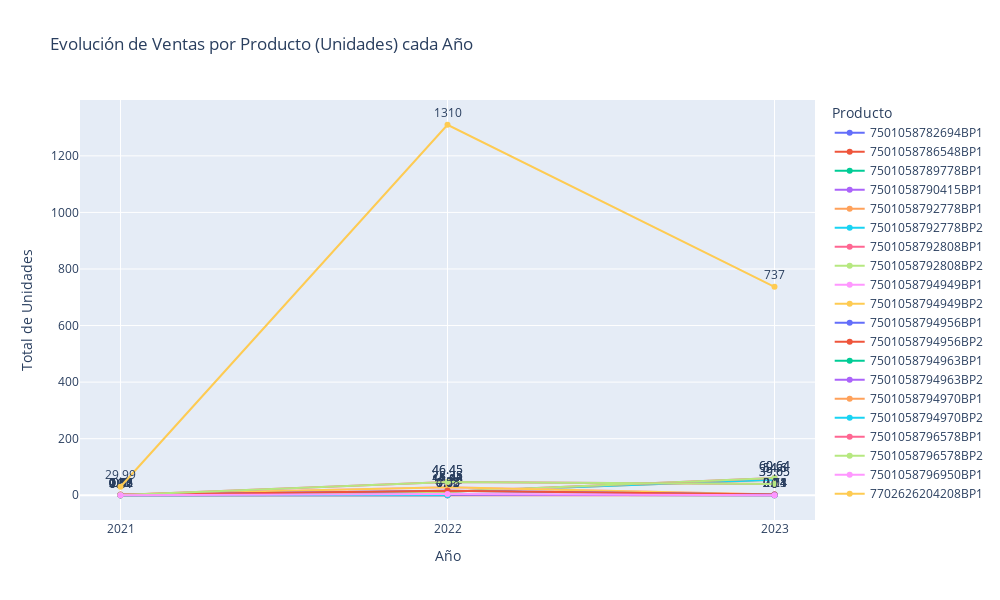

The notebook cell this image was saved under:
### Code cell
fig = px.line(
    dfEvolutionProductYear,
    x="YEAR",
    y="TOTAL_UNIT_SALES",
    color="ITEM_CODE",         
    markers=True,
    text="TOTAL_UNIT_SALES",
    title="Evolución de Ventas por Producto (Unidades) cada Año",
    labels={
        "YEAR": "Año",
        "TOTAL_UNIT_SALES": "Total de Unidades",
        "ITEM_CODE": "Producto"
    },
    height=600,
    width=1000
)
fig.update_traces(textposition="top center")
fig.update_xaxes(
    tickmode='linear',
    dtick=1,
    tickformat='d'
)
fig.show()

### Figure 1 — Plotly figure (JSON) as saved in the notebook; plotly's stock layout.template omitted (floating-point values rounded to 4 significant figures)
{"data": [{"hovertemplate": "Producto=7501058782694BP1<br>Año=%{x}<br>Total de Unidades=%{text}<extra></extra>", "legendgroup": "7501058782694BP1", "line": {"color": "#636efa", "dash": "solid"}, "marker": {"symbol": "circle"}, "mode": "lines+markers+text", "name": "7501058782694BP1", "orientation": "v", "showlegend": true, "text": [0.01], "textposition": "top center", "type": "scatter", "x": [2022], "xaxis": "x", "y": [0.01], "yaxis": "y"}, {"hovertemplate": "Producto=7501058786548BP1<br>Año=%{x}<br>Total de Unidades=%{text}<extra></extra>", "legendgroup": "7501058786548BP1", "line": {"color": "#EF553B", "dash": "solid"}, "marker": {"symbol": "circle"}, "mode": "lines+markers+text", "name": "7501058786548BP1", "orientation": "v", "showlegend": true, "text": [0.01, 0.12, 0.03], "textposition": "top center", "type": "scatter", "x": [2021, 2022, 2023], "xaxis": "x", "y": [0.01, 0.12, 0.03], "yaxis": "y"}, {"hovertemplate": "Producto=7501058789778BP1<br>Año=%{x}<br>Total de Unidades=%{text}<extra></extra>", "legendgroup": "7501058789778BP1", "line": {"color": "#00cc96", "dash": "solid"}, "marker": {"symbol": "circle"}, "mode": "lines+markers+text", "name": "7501058789778BP1", "orientation": "v", "showlegend": true, "text": [0.0], "textposition": "top center", "type": "scatter", "x": [2023], "xaxis": "x", "y": [0.0], "yaxis": "y"}, {"hovertemplate": "Producto=7501058790415BP1<br>Año=%{x}<br>Total de Unidades=%{text}<extra></extra>", "legendgroup": "7501058790415BP1", "line": {"color": "#ab63fa", "dash": "solid"}, "marker": {"symbol": "circle"}, "mode": "lines+markers+text", "name": "7501058790415BP1", "orientation": "v", "showlegend": true, "text": [0.01, 0.05], "textposition": "top center", "type": "scatter", "x": [2021, 2022], "xaxis": "x", "y": [0.01, 0.05], "yaxis": "y"}, {"hovertemplate": "Producto=7501058792778BP1<br>Año=%{x}<br>Total de Unidades=%{text}<extra></extra>", "legendgroup": "7501058792778BP1", "line": {"color": "#FFA15A", "dash": "solid"}, "marker": {"symbol": "circle"}, "mode": "lines+markers+text", "name": "7501058792778BP1", "orientation": "v", "showlegend": true, "text": [0.32, 12.54, 54.6], "textposition": "top center", "type": "scatter", "x": [2021, 2022, 2023], "xaxis": "x", "y": [0.32, 12.54, 54.6], "yaxis": "y"}, {"hovertemplate": "Producto=7501058792778BP2<br>Año=%{x}<br>Total de Unidades=%{text}<extra></extra>", "legendgroup": "7501058792778BP2", "line": {"color": "#19d3f3", "dash": "solid"}, "marker": {"symbol": "circle"}, "mode": "lines+markers+text", "name": "7501058792778BP2", "orientation": "v", "showlegend": true, "text": [0.32, 12.54, 54.6], "textposition": "top center", "type": "scatter", "x": [2021, 2022, 2023], "xaxis": "x", "y": [0.32, 12.54, 54.6], "yaxis": "y"}, {"hovertemplate": "Producto=7501058792808BP1<br>Año=%{x}<br>Total de Unidades=%{text}<extra></extra>", "legendgroup": "7501058792808BP1", "line": {"color": "#FF6692", "dash": "solid"}, "marker": {"symbol": "circle"}, "mode": "lines+markers+text", "name": "7501058792808BP1", "orientation": "v", "showlegend": true, "text": [0.37, 11.95, 60.64], "textposition": "top center", "type": "scatter", "x": [2021, 2022, 2023], "xaxis": "x", "y": [0.37, 11.95, 60.64], "yaxis": "y"}, {"hovertemplate": "Producto=7501058792808BP2<br>Año=%{x}<br>Total de Unidades=%{text}<extra></extra>", "legendgroup": "7501058792808BP2", "line": {"color": "#B6E880", "dash": "solid"}, "marker": {"symbol": "circle"}, "mode": "lines+markers+text", "name": "7501058792808BP2", "orientation": "v", "showlegend": true, "text": [0.37, 11.95, 60.64], "textposition": "top center", "type": "scatter", "x": [2021, 2022, 2023], "xaxis": "x", "y": [0.37, 11.95, 60.64], "yaxis": "y"}, {"hovertemplate": "Producto=7501058794949BP1<br>Año=%{x}<br>Total de Unidades=%{text}<extra></extra>", "legendgroup": "7501058794949BP1", "line": {"color": "#FF97FF", "dash": "solid"}, "marker": {"symbol": "circle"}, "mode": "lines+markers+text", "name": "7501058794949BP1", "orientation": "v", "showlegend": true, "text": [2.82, 28.25, 2.21], "textposition": "top center", "type": "scatter", "x": [2021, 2022, 2023], "xaxis": "x", "y": [2.82, 28.25, 2.21], "yaxis": "y"}, {"hovertemplate": "Producto=7501058794949BP2<br>Año=%{x}<br>Total de Unidades=%{text}<extra></extra>", "legendgroup": "7501058794949BP2", "line": {"color": "#FECB52", "dash": "solid"}, "marker": {"symbol": "circle"}, "mode": "lines+markers+text", "name": "7501058794949BP2", "orientation": "v", "showlegend": true, "text": [2.82, 28.25, 2.21], "textposition": "top center", "type": "scatter", "x": [2021, 2022, 2023], "xaxis": "x", "y": [2.82, 28.25, 2.21], "yaxis": "y"}, {"hovertemplate": "Producto=7501058794956BP1<br>Año=%{x}<br>Total de Unidades=%{text}<extra></extra>", "legendgroup": "7501058794956BP1", "line": {"color": "#636efa", "dash": "solid"}, "marker": {"symbol": "circle"}, "mode": "lines+markers+text", "name": "7501058794956BP1", "orientation": "v", "showlegend": true, "text": [1.43, 15.85, 2.71], "textposition": "top center", "type": "scatter", "x": [2021, 2022, 2023], "xaxis": "x", "y": [1.43, 15.85, 2.71], "yaxis": "y"}, {"hovertemplate": "Producto=7501058794956BP2<br>Año=%{x}<br>Total de Unidades=%{text}<extra></extra>", "legendgroup": "7501058794956BP2", "line": {"color": "#EF553B", "dash": "solid"}, "marker": {"symbol": "circle"}, "mode": "lines+markers+text", "name": "7501058794956BP2", "orientation": "v", "showlegend": true, "text": [1.43, 15.85, 2.71], "textposition": "top center", "type": "scatter", "x": [2021, 2022, 2023], "xaxis": "x", "y": [1.43, 15.85, 2.71], "yaxis": "y"}, {"hovertemplate": "Producto=7501058794963BP1<br>Año=%{x}<br>Total de Unidades=%{text}<extra></extra>", "legendgroup": "7501058794963BP1", "line": {"color": "#00cc96", "dash": "solid"}, "marker": {"symbol": "circle"}, "mode": "lines+markers+text", "name": "7501058794963BP1", "orientation": "v", "showlegend": true, "text": [0.1, 1.63, 0.14], "textposition": "top center", "type": "scatter", "x": [2021, 2022, 2023], "xaxis": "x", "y": [0.1, 1.63, 0.14], "yaxis": "y"}, {"hovertemplate": "Producto=7501058794963BP2<br>Año=%{x}<br>Total de Unidades=%{text}<extra></extra>", "legendgroup": "7501058794963BP2", "line": {"color": "#ab63fa", "dash": "solid"}, "marker": {"symbol": "circle"}, "mode": "lines+markers+text", "name": "7501058794963BP2", "orientation": "v", "showlegend": true, "text": [0.1, 1.63, 0.14], "textposition": "top center", "type": "scatter", "x": [2021, 2022, 2023], "xaxis": "x", "y": [0.1, 1.63, 0.14], "yaxis": "y"}, {"hovertemplate": "Producto=7501058794970BP1<br>Año=%{x}<br>Total de Unidades=%{text}<extra></extra>", "legendgroup": "7501058794970BP1", "line": {"color": "#FFA15A", "dash": "solid"}, "marker": {"symbol": "circle"}, "mode": "lines+markers+text", "name": "7501058794970BP1", "orientation": "v", "showlegend": true, "text": [0.0, 0.15], "textposition": "top center", "type": "scatter", "x": [2021, 2022], "xaxis": "x", "y": [0.0, 0.15], "yaxis": "y"}, {"hovertemplate": "Producto=7501058794970BP2<br>Año=%{x}<br>Total de Unidades=%{text}<extra></extra>", "legendgroup": "7501058794970BP2", "line": {"color": "#19d3f3", "dash": "solid"}, "marker": {"symbol": "circle"}, "mode": "lines+markers+text", "name": "7501058794970BP2", "orientation": "v", "showlegend": true, "text": [0.0, 0.15], "textposition": "top center", "type": "scatter", "x": [2021, 2022], "xaxis": "x", "y": [0.0, 0.15], "yaxis": "y"}, {"hovertemplate": "Producto=7501058796578BP1<br>Año=%{x}<br>Total de Unidades=%{text}<extra></extra>", "legendgroup": "7501058796578BP1", "line": {"color": "#FF6692", "dash": "solid"}, "marker": {"symbol": "circle"}, "mode": "lines+markers+text", "name": "7501058796578BP1", "orientation": "v", "showlegend": true, "text": [1.16, 46.45, 39.65], "textposition": "top center", "type": "scatter", "x": [2021, 2022, 2023], "xaxis": "x", "y": [1.16, 46.45, 39.65], "yaxis": "y"}, {"hovertemplate": "Producto=7501058796578BP2<br>Año=%{x}<br>Total de Unidades=%{text}<extra></extra>", "legendgroup": "7501058796578BP2", "line": {"color": "#B6E880", "dash": "solid"}, "marker": {"symbol": "circle"}, "mode": "lines+markers+text", "name": "7501058796578BP2", "orientation": "v", "showlegend": true, "text": [1.16, 46.45, 39.65], "textposition": "top center", "type": "scatter", "x": [2021, 2022, 2023], "xaxis": "x", "y": [1.16, 46.45, 39.65], "yaxis": "y"}, {"hovertemplate": "Producto=7501058796950BP1<br>Año=%{x}<br>Total de Unidades=%{text}<extra></extra>", "legendgroup": "7501058796950BP1", "line": {"color": "#FF97FF", "dash": "solid"}, "marker": {"symbol": "circle"}, "mode": "lines+markers+text", "name": "7501058796950BP1", "orientation": "v", "showlegend": true, "text": [0.07, 4.58, 0.0], "textposition": "top center", "type": "scatter", "x": [2021, 2022, 2023], "xaxis": "x", "y": [0.07, 4.58, 0.0], "yaxis": "y"}, {"hovertemplate": "Producto=7702626204208BP1<br>Año=%{x}<br>Total de Unidades=%{text}<extra></extra>", "legendgroup": "7702626204208BP1", "line": {"color": "#FECB52", "dash": "solid"}, "marker": {"symbol": "circle"}, "mode": "lines+markers+text", "name": "7702626204208BP1", "orientation": "v", "showlegend": true, "text": [29.99, 1310.0, 737.0], "textposition": "top center", "type": "scatter", "x": [2021, 2022, 2023], "xaxis": "x", "y": [29.99, 1310.0, 737.0], "yaxis": "y"}], "layout": {"height": 600, "legend": {"title": {"text": "Producto"}, "tracegroupgap": 0}, "title": {"text": "Evolución de Ventas por Producto (Unidades) cada Año"}, "width": 1000, "xaxis": {"anchor": "y", "domain": [0, 1], "dtick": 1, "tickformat": "d", "tickmode": "linear", "title": {"text": "Año"}}, "yaxis": {"anchor": "x", "domain": [0, 1], "title": {"text": "Total de Unidades"}}}}
